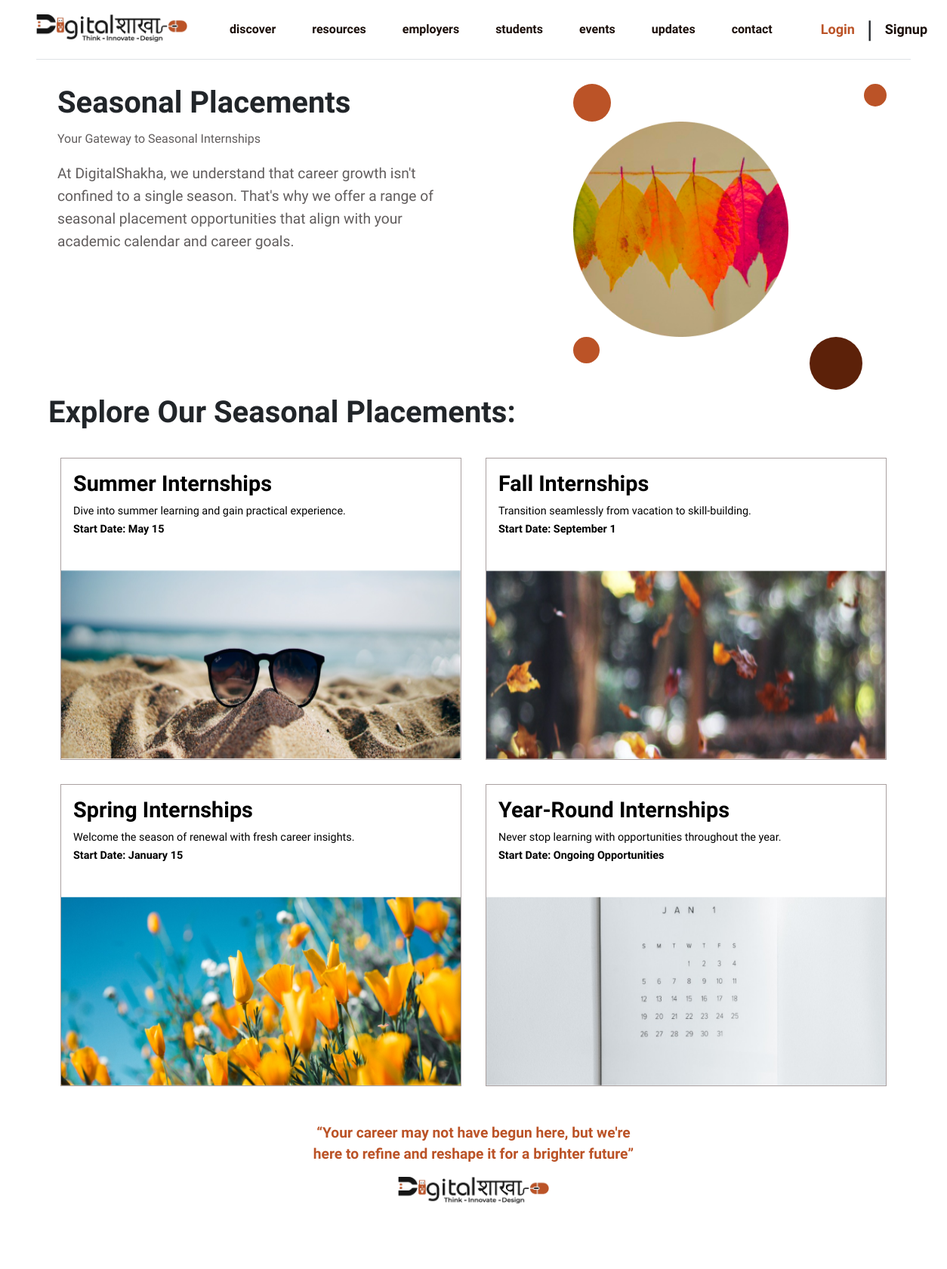
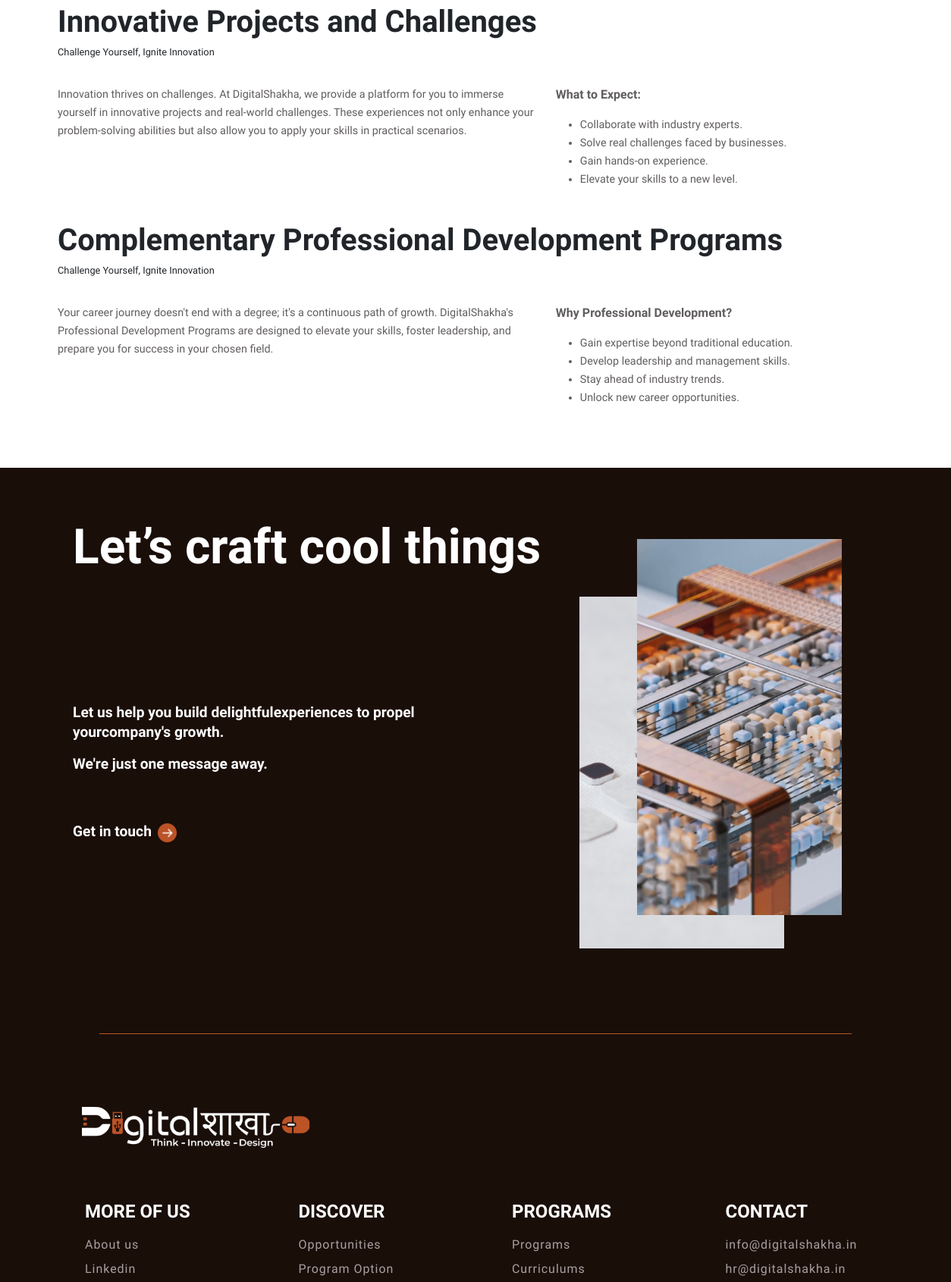
Screenshot of /seasonal_placements.php (upper part) with the database file from the repository (2 pictures, top to bottom).
### tables this page shows
CREATE TABLE `seasonal_placement_tbl` (
  `placement_id` int(11) NOT NULL,
  `placement_name` varchar(200) NOT NULL,
  `placement_detail` text NOT NULL,
  `placement_description` text NOT NULL,
  `placement_date` varchar(50) NOT NULL,
  `placement_date_deadline` varchar(50) NOT NULL,
  `placement_front_image` varchar(200) NOT NULL,
  `placement_back_image` varchar(200) NOT NULL,
  `placement_status` tinyint(4) NOT NULL DEFAULT 1,
  `created_at` timestamp NOT NULL DEFAULT current_timestamp(),
  `updated_at` timestamp NOT NULL DEFAULT current_timestamp() ON UPDATE current_timestamp()
);

### seasonal_placements.php (the view, shortened to what this page needs)
<?php
require('./includes/header.php');
require('./admin/config/dbcon.php');
 ?>
<section class="seasonal_placements_1">
    <div class="container">
        <div class="row">
            <div class="col-md-6">
                <div class="text">
                    <h1>Seasonal Placements</h1>
                    <p>Your Gateway to Seasonal Internships</p>
                    <p>At DigitalShakha, we understand that career growth isn't confined to a single season. That's why we offer a range of seasonal placement opportunities that align with your academic calendar and career goals.</p>
                </div>
            </div>
            <div class="col-md-6 dot-position d-flex align-content-center justify-content-center">
                <div class="img">
                    <span class="dot1"></span>
                    <span class="dot2"></span>
                    <img src="./assets/images/seasonal_pacements_bg_1.png" alt="">
                    <span class="dot3"></span>
                    <span class="dot4"></span>
                </div>
            </div>
        </div>
    </div>
</section>
<section class="seasonal_placements_2">
    <div class="container">
        <div class="row">
            <div class="heading">
                <h1>Explore Our Seasonal Placements:</h1>
            </div>
            <?php
            $sql = "SELECT * FROM seasonal_placement_tbl WHERE placement_status = 1";
            $sql_run = mysqli_query($con, $sql);
            if (mysqli_num_rows($sql_run) > 0) {
                while ($data = mysqli_fetch_assoc($sql_run)) {
            ?>
                    <div class="col-md-6">
                        <div class="box">
                            <a href="./placement_view.php?id=<?=$data['placement_id']?>">
                                <div class="head">
                                    <h1><?=$data['placement_name']?></h1>
                                    <p><?=$data['placement_detail']?></p>
                                    <p><b>Start Date: <span><?=$data['placement_date']?></span></b></p>
                                </div>
                                <div class="img">
                                    <img src="./admin/seasonal_placement_images/<?=$data['placement_front_image']?>" alt="">
                                </div>
                            </a>
                        </div>
                    </div>
            <?php
                }
            }
            ?>
        </div>
        <div class="row end_text">
            <div class="col-md-12 d-flex align-items-center justify-content-center flex-column">
                <p>“Your career may not have begun here, but we're <br> here to refine and reshape it for a brighter future”</p>
                <div class="img">
                    <img src="./assets/images/digital_logo.png" alt="">
                </div>
            </div>
        </div>
    </div>
</section>
<section class="opportunities_4">
    <div class="container">
        <div class="row">
            <div class="heading">
                <h1>Innovative Projects and Challenges</h1>
                <p>Challenge Yourself, Ignite Innovation</p>
            </div>
            <div class="col-md-7">
                <p>
                    Innovation thrives on challenges. At DigitalShakha, we provide a platform for you to immerse yourself in innovative projects and real-world challenges. These experiences not only enhance your problem-solving abilities but also allow you to apply your skills in practical scenarios.
                </p>
            </div>
            <div class="col-md-5">
                <p> What to Expect:</p>
                <ul>
                    <li> Collaborate with industry experts.</li>
                    <li>Solve real challenges faced by businesses.</li>
                    <li>Gain hands-on experience.</li>
                    <li>Elevate your skills to a new level.</li>
                </ul>
            </div>
        </div>
        <div class="row">
            <div class="heading">
                <h1>Complementary Professional Development Programs</h1>
                <p>Challenge Yourself, Ignite Innovation</p>
            </div>
            <div class="col-md-7">
                <p>Your career journey doesn't end with a degree; it's a continuous path of growth. DigitalShakha's Professional Development Programs are designed to elevate your skills, foster leadership, and prepare you for success in your chosen field.</p>
            </div>
            <div class="col-md-5">
                <p>Why Professional Development?</p>
                <ul>
                    <li>Gain expertise beyond traditional education.</li>
                    <li>Develop leadership and management skills.</li>
                    <li>Stay ahead of industry trends.</li>
                    <li>Unlock new career opportunities.</li>
                </ul>
            </div>
        </div>
    </div>
</section>
<section class="home_4">
    <div class="container">
        <div class="heading">
            <h1>Let’s craft cool things</h1>
            <div class="row">
                <div class="col-md-6 d-flex align-items-center justify-content-center">
                    <div class="text">
                        <div>
                            <p>Let us help you build delightfulexperiences to propel yourcompany's growth.</p>
                            <p>We're just one message away.</p>
                        </div>
                        <a href="#!">Get in touch <img src="./assets/images/arrow.png" alt=""></a>
                    </div>
                </div>
                <div class="padding-top col-md-6 d-flex align-items-center justify-content-center">
                    <div class="img_area">
                        <div class="img">
                        </div>
                        <div class="img">
                            <img src="./assets/images/Rectangle 7.png" alt="">
                        </div>
                    </div>
                </div>
            </div>
        </div>
    </div>
</section>
<?php require('./includes/footer.php'); ?>
<?php require('./includes/end_html.php'); ?>

### assets/css/header.css (style rules this page uses)
body { font-family: 'Urbanist', sans-serif; }

### assets/css/index.css (style rules this page uses)
.home_4 { padding: 4rem 4rem; background-color: #1A0E09; color: #FFF; }
.home_4 .container { padding: 0rem 2rem; }
.home_4 .heading h1 { font-size: 4rem; font-weight: 700; padding: 1rem 0; line-height: 50px; }
.home_4 .text { display: flex; justify-content: center; flex-direction: column; }
.home_4 .text p { font-size: 1.2rem; font-weight: 600; line-height: 26px; }
.home_4 .text p:last-child { margin-bottom: 4rem; }
.home_4 .text a { text-decoration: none; color: #FFF; font-size: 1.2rem; font-weight: 600; line-height: 24px; }
.home_4 .text a img { width: 25px; height: 25px; margin-left: 0.2rem; }
.home_4 .img_area { display: flex; align-items: center; justify-content: center; position: relative; padding: 1rem; }
.home_4 .img_area .img:nth-child(1) { width: 100%; max-width: 270px; height: 100%; }
.home_4 .img_area .img:nth-child(2) { width: 100%; top: -60px; right: -60px; position: absolute; max-width: 270px; height: 100%; }
.home_4 .img_area .img img { width: 100%; height: 100%; }

### assets/css/opportunities.css (style rules this page uses)
.opportunities_4 { padding: 2rem 4rem; }
.opportunities_4 .row { margin-bottom: 2rem; }
.opportunities_4 .heading { padding-bottom: 2rem; }
.opportunities_4 .heading h1 { font-size: 2.5rem; line-height: 40px; font-weight: 600; }
.opportunities_4 .heading p { font-size:.8rem; line-height: 24px; margin: 0; font-weight: 500; }
.opportunities_4 .col-md-7 p { font-size: .9rem; line-height: 24px; font-weight: 500; color: #615D5D; }
.opportunities_4 .col-md-5 p { font-size: 1rem; line-height: 24px; font-weight: 700; color: #615D5D; }
.opportunities_4 .col-md-5 ul li { font-size: 0.9rem; line-height: 24px; font-weight: 500; color: #615D5D; }

### assets/css/seasonal_placements.css (style rules this page uses)
.seasonal_placements_1 { padding: 2rem 4rem; }
.seasonal_placements_1 .text h1 { font-size: 2.5rem; font-weight: 700; line-height: 50px; }
.seasonal_placements_1 .text p:nth-child(2) { font-size: 1rem; font-weight: 400; line-height: 30px; color: #615D5D; }
.seasonal_placements_1 .text p:nth-child(3) { font-size: 1.2rem; font-weight: 400; line-height: 30px; color: #615D5D; }
.seasonal_placements_1 .dot-position { position: relative; }
.seasonal_placements_1 .img { width: 100%; max-width: 300px; }
.seasonal_placements_1 .img .dot1 { display: block; border-radius: 50%; width: 50px; height: 50px; background-color: #BB5327; }
.seasonal_placements_1 .img .dot2 { position: absolute; display: block; right: 1rem; top: 0; border-radius: 50%; width: 30px; height: 30px; background-color: #BB5327; }
.seasonal_placements_1 .img .dot3 { position: absolute; display: block; border-radius: 50%; width: 35px; height: 35px; background-color: #BB5327; }
.seasonal_placements_1 .img .dot4 { position: absolute; right: 3rem; display: block; border-radius: 50%; width: 70px; height: 70px; background-color: #5C2109; }
.seasonal_placements_1 .img img { width: 95%; aspect-ratio: 2/25C2109; }
.seasonal_placements_2 { padding: 2rem 4rem; }
.seasonal_placements_2 .heading { padding: 1rem 0; }
.seasonal_placements_2 .heading h1 { font-size: 2.5rem; line-height: 40px; font-weight: 700; }
.seasonal_placements_2 .col-md-6 { padding: 1rem; }
.seasonal_placements_2 .box { border: 1.5px solid #AAA0A0; width: 100%; height: 400px; display: flex; align-items: start; justify-content: space-between; flex-direction: column; }
.seasonal_placements_2 .box a { color: black; text-decoration: none; width: 100%; height: 400px; display: flex; align-items: start; justify-content: space-between; flex-direction: column; }
.seasonal_placements_2 .box .head { padding: 1rem; }
.seasonal_placements_2 .box .head h1 { font-size: 1.8rem; font-weight: 600; list-style: 30px; }
.seasonal_placements_2 .box .head p { font-size: 0.9rem; font-weight: 500; line-height: 24px; margin: 0; }
.seasonal_placements_2 .box .img { width: 100%; height: 250px; }
.seasonal_placements_2 .box .img img { width: 100%; height: 100%; }
.seasonal_placements_2 .end_text { padding: 2rem 0; display: flex; align-items: center; justify-content: center; flex-direction: column; }
.seasonal_placements_2 .end_text p { font-size: 1.2rem; color: #BB5327; font-weight: 600; text-align: center; line-height: 28px; }
.seasonal_placements_2 .end_text .img { width: 200px; display: flex; align-items: center; justify-content: center; }
.seasonal_placements_2 .end_text .img img { width: 100%; }

### rows the page displays
seasonal_placement_tbl: placement_name "Summer Internships", placement_detail "Dive into summer learning and gain practical experience.", placement_date "May 15", placement_front_image (picture)
seasonal_placement_tbl: placement_name "Fall Internships", placement_detail "Transition seamlessly from vacation to skill-building.", placement_date "September 1", placement_front_image (picture)
seasonal_placement_tbl: placement_name "Spring Internships", placement_detail "Welcome the season of renewal with fresh career insights.", placement_date "January 15", placement_front_image (picture)
seasonal_placement_tbl: placement_name "Year-Round Internships", placement_detail "Never stop learning with opportunities throughout the year.", placement_date "Ongoing Opportunities", placement_front_image (picture)
